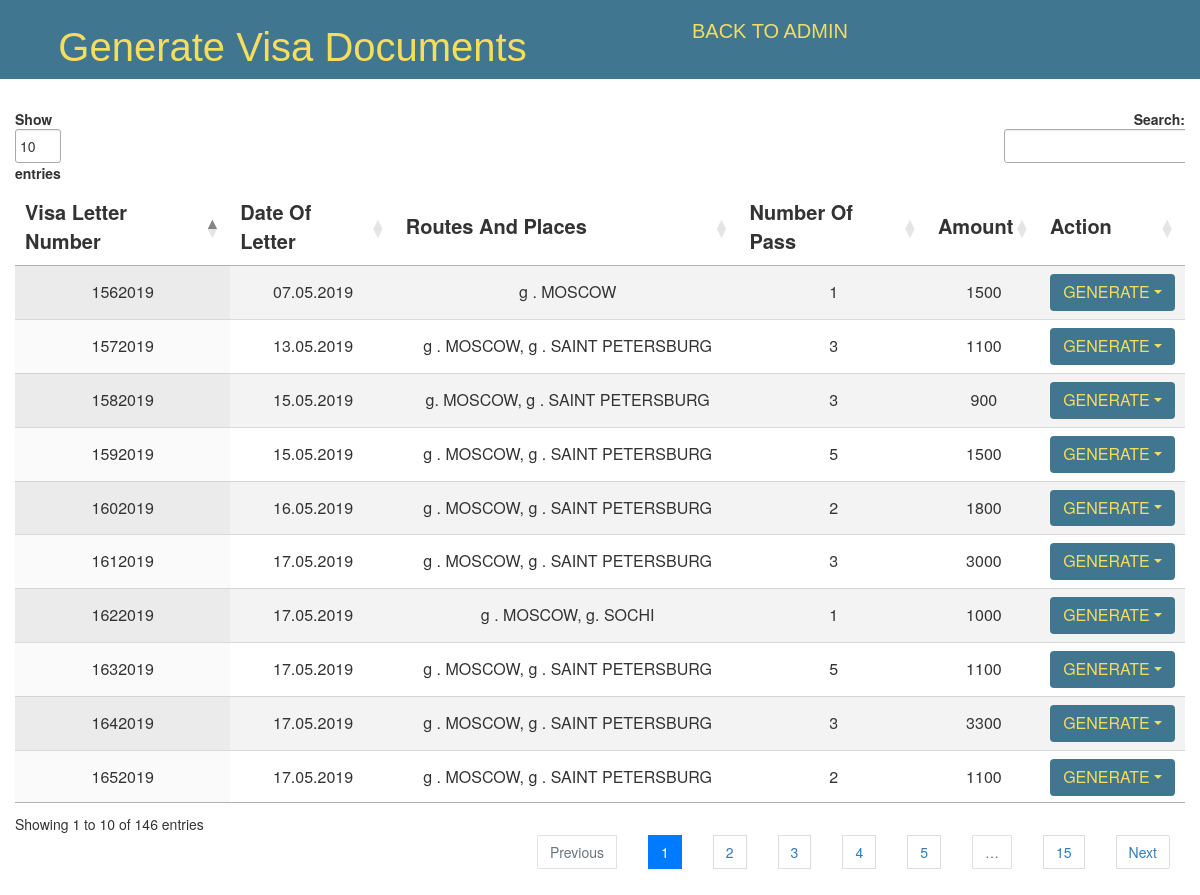
The app's page / (signed in) with its own data.
### generateletter/models.py (models this page shows, shortened)
class Visaletters(models.Model):
    Organization_Details = models.ForeignKey(
        Organization,
        on_delete=models.PROTECT,
        related_name="Organization_Name",
        )
    MULTIPLICITY = (
        ("single", "single"),
        ("double", "double"),
    )
    PAS = (("1", "1"), ("2", "2"), ("3", "3"), ("4", "4"), ("5", "5"))
    TOUR = (
        ("TOURISM","TOURISM"),
        ("AIM TOURISM","AIM TOURISM")
    )
    GENDER = (
        ("M","M"),
        ("F","F"),
    )
    def number():
        no = Visaletters.objects.count()
        if no == None:
            return 1
        else:
            return (int(str( ( 220 - 64 ) + no + 1 )+"2019"))
    multiplicity = models.CharField(choices=MULTIPLICITY, default="SINGLE",max_length=100)
    no_passengers = models.IntegerField(default=1)
    Country = CountryField(blank_label='(select country)')
    Tourism= models.CharField(choices=TOUR, default="TOURISM",max_length= 100 )
    entry_from = models.CharField(max_length=200)
    departure_to = models.CharField(max_length=200)
    Visa_Letter_Number = models.IntegerField(default=number)
    Visa_Letter_N = models.CharField(default = str(number),editable=False,max_length=200)
    Date_of_letter = models.CharField(max_length=200, blank=True)
    Routes_and_Places = models.CharField(max_length=500, default="moscow")
    hotels = models.CharField(max_length=264)
    multi = (("Paid", "Paid"), ("unpaid", "unpaid"))
    Payment_status = models.CharField(max_length=200, choices=multi, default="unpaid")
    amount = models.PositiveIntegerField()
    firstname_1 = models.CharField(max_length=264)
    lastname_1 = models.CharField(max_length=264)
    Passport_Number_1 = models.CharField(max_length=200, unique=True)
    Date_Of_Birth_1 = models.CharField(max_length=200)
    Sex_1 = models.CharField(choices=GENDER,max_length=100)
    firstname_2 = models.CharField(max_length=264, blank=True)
    lastname_2 = models.CharField(max_length=264, blank=True)
    Passport_Number_2 = models.CharField(max_length=200, blank=True)
    Date_Of_Birth_2 = models.CharField(max_length=200, blank=True)
    Sex_2 = models.CharField(max_length=100,choices=GENDER, blank=True)
    firstname_3 = models.CharField(max_length=264, blank=True)
    lastname_3 = models.CharField(max_length=264, blank=True)
    Passport_Number_3 = models.CharField(max_length=200, blank=True)
    Date_Of_Birth_3 = models.CharField(max_length=200, blank=True)
    Sex_3 = models.CharField(max_length=100,choices=GENDER, blank=True)
    firstname_4 = models.CharField(max_length=264, blank=True)
    lastname_4 = models.CharField(max_length=264, blank=True)
    Passport_Number_4 = models.CharField(max_length=200, blank=True)
    Date_Of_Birth_4 = models.CharField(max_length=200, blank=True)
    Sex_4 = models.CharField(max_length=100,choices=GENDER, blank=True)
    firstname_5 = models.CharField(max_length=264, blank=True)
    lastname_5 = models.CharField(max_length=264, blank=True)
    Passport_Number_5 = models.CharField(max_length=200, blank=True)
    Date_Of_Birth_5 = models.CharField(max_length=200, blank=True)
    Sex_5 = models.CharField(max_length=100,choices=GENDER, blank=True)
    class Meta:
        verbose_name_plural = "Fill Form to Generate Visa Letter and Voucher"

### generateletter/views.py (the view)
# urls.py: path("", views.list_view.as_view(), name="list"),
@method_decorator(login_required, name='dispatch')
class list_view(ListView):
    model = Visaletters
    context_object_name = "list_view"
    template_name = "generateletter/list.html"

### templates/generateletter/list.html (shortened to what this page needs)
<!doctype html>
<html lang="en">
  <head>
    <link rel="stylesheet" href="https://stackpath.bootstrapcdn.com/bootstrap/4.3.1/css/bootstrap.min.css">
      <link rel="stylesheet" href="https://maxcdn.bootstrapcdn.com/bootstrap/3.4.0/css/bootstrap.min.css">
      <link rel="stylesheet" type="text/css"
      href="https://cdn.datatables.net/v/bs4-4.1.1/dt-1.10.18/af-2.3.2/cr-1.5.0/fc-3.2.5/fh-3.1.4/kt-2.5.0/r-2.2.2/rg-1.1.0/rr-1.2.4/sc-1.5.0/sl-1.2.6/datatables.min.css" />
  </head>
  <body>
    <div class="djangtwo">
      <div class="row" style="background-color:#417690">
        <div class="mt-2 col-6">
        <h1 class="text-center" style="font-size:40px; color: #F5DD5D; font-family: sans-serif; font: weight 100;" >Generate Visa Documents</h1>
        </div>
        <div class="mt-3" style="margin-right: 20px;" >
        <a href="{% url 'admin:index' %}" class = ' btn' id="hove" style=" margin-bottom:10px; font-size: 20px;margin-left:79px; color: #F5DD5D; font-family: sans-serif; font: weight 100;">BACK TO ADMIN</a>
          </div>
      </div>
      {% if list_view %}
      <div id="content">
        <div class="container-fluid" style="margin-top:30px">
      <div class="table-responsive">
          <table  id="myTable" class="display table-striped text-center" style="width:100%">
          <thead class="thead-dark" style="font-size:20px;">
              <th scope="col" >Visa Letter Number</th>
              <th scope="col">Date Of Letter</th>
              <th scope="col">Routes And Places</th>
              <th scope="col">Number Of Pass</th>
              <th scope="col">Amount</th>
              <th scope="col">Action</th>
            </thead>
            {% for acc in list_view %}
              <tr style="font-size:16px">
                <td>{{ acc.Visa_Letter_Number }}</td>
                <td>{{ acc.Date_of_letter }}</td>
                <td>{{ acc.Routes_and_Places }}</td>
                <td>{{ acc.no_passengers }}</td>
                <td>{{ acc.amount }}</td>
                <td class="dropdown"><a href ='#' class = 'btn  dropdown-toggle' id="dropdownMenuButton" data-toggle="dropdown" aria-haspopup="true" aria-expanded="false" style="font-size:16px;color:#F5DD5D;background-color: #417690">GENERATE</a>
                  </td>
              </tr>
            {% endfor %}
        </table>
       </div>
          </div>
        </div>
      {% else %}
        <p>No Access Records. Table Not Created.</p>
      {% endif %}
    </div>
    <link rel="stylesheet" href="http://cdn.datatables.net/1.10.19/css/jquery.dataTables.min.css">
  </body>
</html>

### records on screen
Visaletters: Visa_Letter_Number "1562019", Date_of_letter "07.05.2019", Routes_and_Places "g . MOSCOW", no_passengers "1", amount "1500"
Visaletters: Visa_Letter_Number "1572019", Date_of_letter "13.05.2019", Routes_and_Places "g . MOSCOW, g . SAINT PETERSBURG", no_passengers "3", amount "1100"
Visaletters: Visa_Letter_Number "1582019", Date_of_letter "15.05.2019", Routes_and_Places "g. MOSCOW, g . SAINT PETERSBURG", no_passengers "3", amount "900"
Visaletters: Visa_Letter_Number "1592019", Date_of_letter "15.05.2019", Routes_and_Places "g . MOSCOW, g . SAINT PETERSBURG", no_passengers "5", amount "1500"
Visaletters: Visa_Letter_Number "1602019", Date_of_letter "16.05.2019", Routes_and_Places "g . MOSCOW, g . SAINT PETERSBURG", no_passengers "2", amount "1800"
Visaletters: Visa_Letter_Number "1612019", Date_of_letter "17.05.2019", Routes_and_Places "g . MOSCOW, g . SAINT PETERSBURG", no_passengers "3", amount "3000"
Visaletters: Visa_Letter_Number "1622019", Date_of_letter "17.05.2019", Routes_and_Places "g . MOSCOW, g. SOCHI", no_passengers "1", amount "1000"
Visaletters: Visa_Letter_Number "1632019", Date_of_letter "17.05.2019", Routes_and_Places "g . MOSCOW, g . SAINT PETERSBURG", no_passengers "5", amount "1100"
Visaletters: Visa_Letter_Number "1642019", Date_of_letter "17.05.2019", Routes_and_Places "g . MOSCOW, g . SAINT PETERSBURG", no_passengers "3", amount "3300"
Visaletters: Visa_Letter_Number "1652019", Date_of_letter "17.05.2019", Routes_and_Places "g . MOSCOW, g . SAINT PETERSBURG", no_passengers "2", amount "1100"
